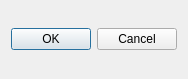
<?xml version="1.0" encoding="UTF-8"?>
<ui version="4.0">
 <class>DiscreteValueSelector</class>
 <widget class="QDialog" name="DiscreteValueSelector">
  <property name="geometry">
   <rect>
    <x>0</x>
    <y>0</y>
    <width>184</width>
    <height>79</height>
   </rect>
  </property>
  <property name="windowTitle">
   <string>Dialog</string>
  </property>
  <layout class="QVBoxLayout" name="verticalLayout_2">
   <item>
    <layout class="QVBoxLayout" name="verticalLayout">
    </layout>
   </item>
   <item>
    <widget class="QDialogButtonBox" name="buttonBox">
     <property name="orientation">
      <enum>Qt::Horizontal</enum>
     </property>
     <property name="standardButtons">
      <set>QDialogButtonBox::Cancel|QDialogButtonBox::Ok</set>
     </property>
    </widget>
   </item>
  </layout>
 </widget>
 <resources/>
 <connections>
  <connection>
   <sender>buttonBox</sender>
   <signal>accepted()</signal>
   <receiver>DiscreteValueSelector</receiver>
   <slot>accept()</slot>
   <hints>
    <hint type="sourcelabel">
     <x>248</x>
     <y>254</y>
    </hint>
    <hint type="destinationlabel">
     <x>157</x>
     <y>274</y>
    </hint>
   </hints>
  </connection>
  <connection>
   <sender>buttonBox</sender>
   <signal>rejected()</signal>
   <receiver>DiscreteValueSelector</receiver>
   <slot>reject()</slot>
   <hints>
    <hint type="sourcelabel">
     <x>316</x>
     <y>260</y>
    </hint>
    <hint type="destinationlabel">
     <x>286</x>
     <y>274</y>
    </hint>
   </hints>
  </connection>
 </connections>
</ui>
